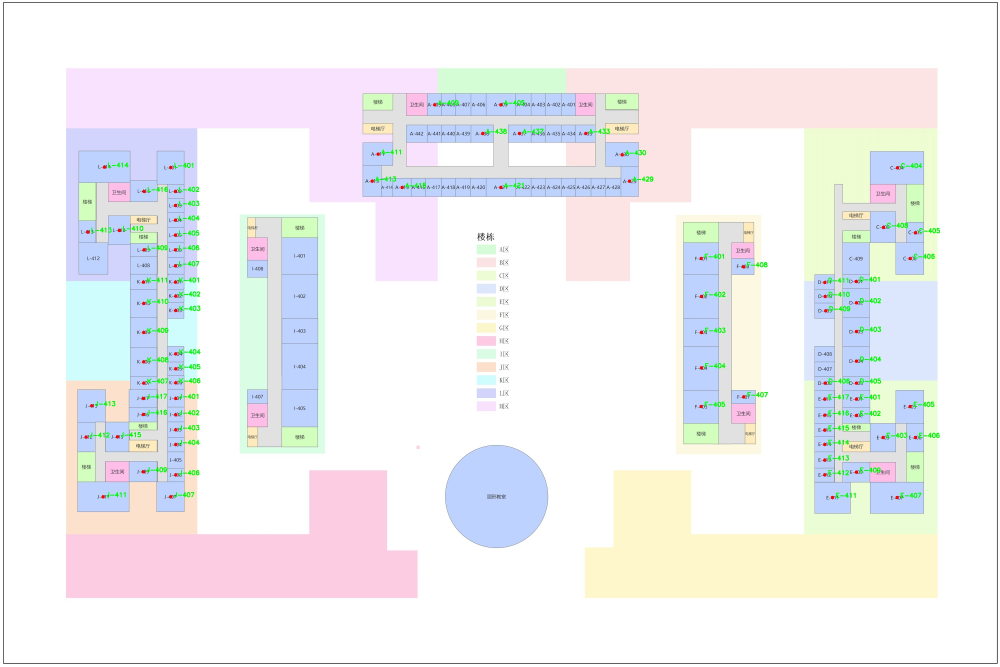
#> input picture src/detected_output.jpg, 3000 x 2000 px (shown at 1/3 size)
$ python -i room_label_detector.py   (imports and definitions only)
#> lines starting #> are read from the running program, lines starting #| are printed output that depends on the picture; after the words box and inside, x2 and y2 are one past the last pixel; in counts of white or black regions, pixels touching at a corner belong together
"""
房间编号识别器 - 从楼层图提取房间标签位置
使用 OCR 识别房间编号（如 L-101）并获取其中心坐标
"""

import cv2
import numpy as np
from PIL import Image
from typing import List, Dict, Tuple, Optional
import os


class RoomLabelDetector:
    """房间标签检测器 - 基于图像处理识别房间编号"""

    def __init__(self):
        self.debug = False

    def detect_labels_from_image(self, image_path: str, zone_prefix: str = None) -> List[Dict]:
        """
        从楼层图图片中检测房间标签位置

        Args:
            image_path: 楼层图图片路径
            zone_prefix: 区域前缀（如 "L"、"D"），用于过滤

        Returns:
            检测到的标签列表，每项包含：
            - text: 识别的文字（如 "L-101"）
            - center: 中心坐标 (x, y)
            - bbox: 边界框 (x, y, w, h)
            - confidence: 置信度
        """
#> called with image_path = 'detected_output.jpg'
        # 读取图片
        img = cv2.imread(image_path)
#> img is the input picture: shape (2000, 3000, 3); mean B, G, R 241.6, 240, 239.8
        if img is None:
            raise ValueError(f"无法读取图片: {image_path}")

        height, width = img.shape[:2]
#> height = 2000; width = 3000

        # 转换为灰度图
        gray = cv2.cvtColor(img, cv2.COLOR_BGR2GRAY)
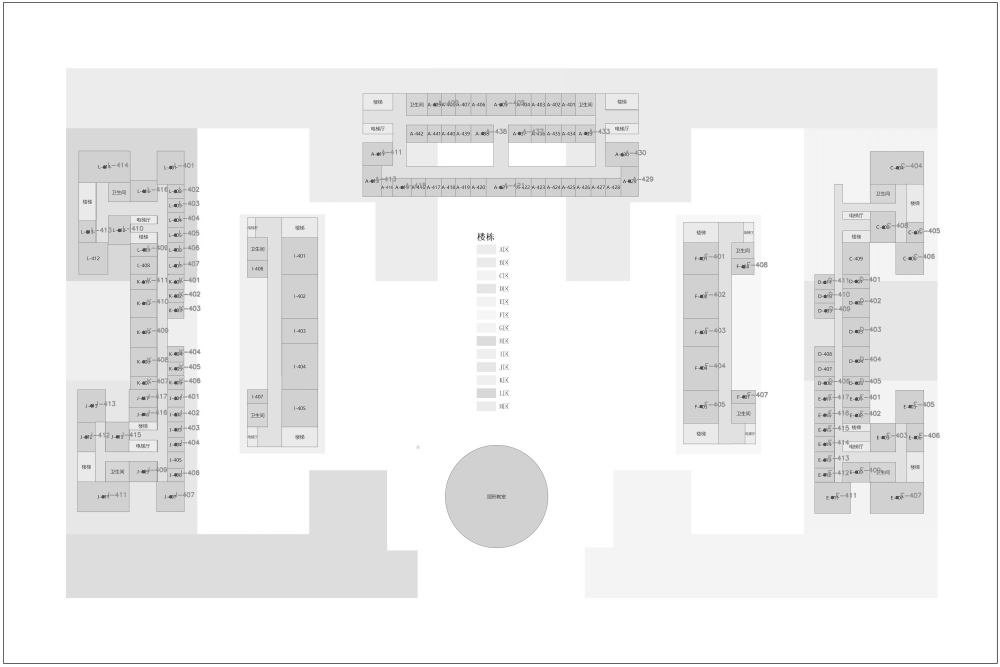
#> gray: shape (2000, 3000) (shown at 1/3 size); min 0, max 255, mean 240.1

        # 使用阈值处理提取文字区域
        # 房间编号通常是深色文字在浅色背景上
        _, binary = cv2.threshold(gray, 0, 255, cv2.THRESH_BINARY_INV + cv2.THRESH_OTSU)
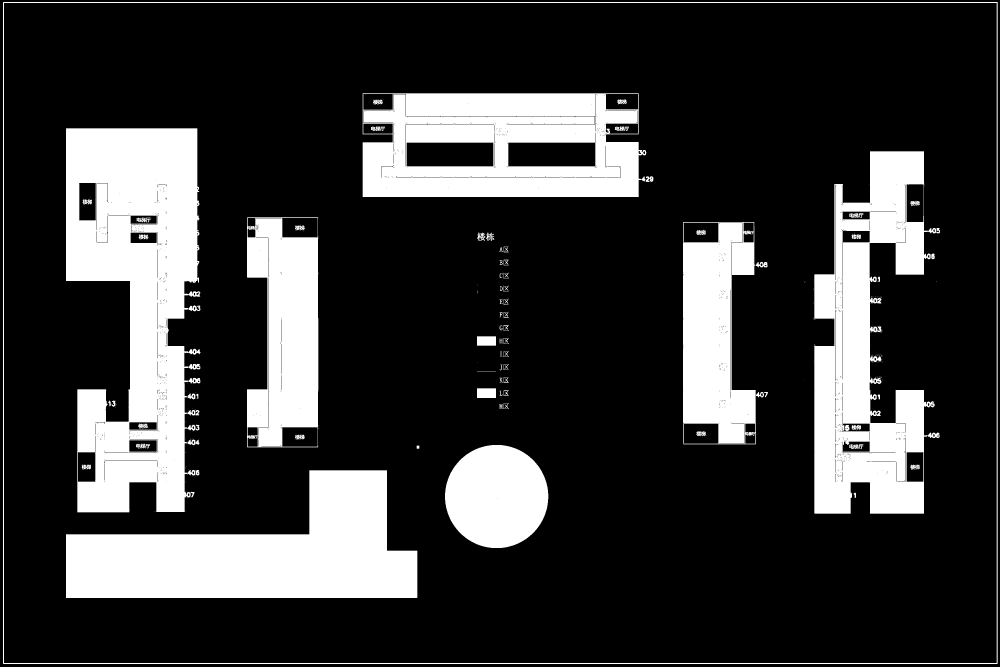
#> binary: shape (2000, 3000) (shown at 1/3 size); 21.9% white; 332 white regions (244 under 20 px), largest, box (x1, y1, x2, y2) and area: (198, 385, 602, 1537) 317306, (198, 1411, 1252, 1794) 241591, (2442, 454, 2820, 1541) 221537

        # 形态学操作，连接文字区域
        kernel = cv2.getStructuringElement(cv2.MORPH_RECT, (15, 5))
        dilated = cv2.dilate(binary, kernel, iterations=2)
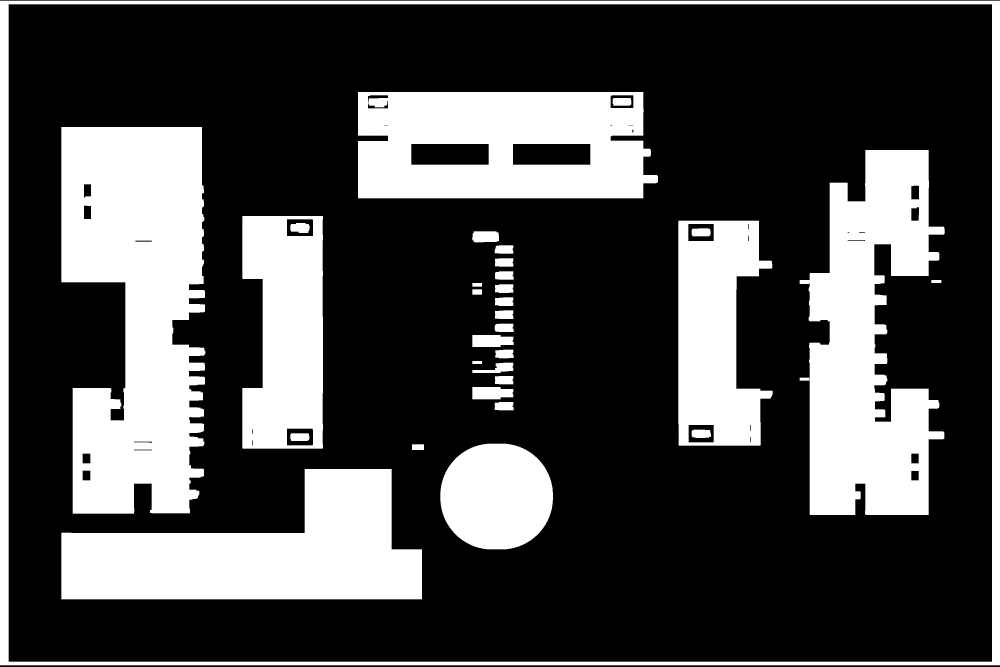
#> dilated: shape (2000, 3000) (shown at 1/3 size); 29.1% white; 33 white regions, largest, box (x1, y1, x2, y2) and area: (184, 381, 616, 1541) 388402, (2399, 450, 2834, 1545) 292465, (184, 1407, 1266, 1798) 261000

        # 查找轮廓
        contours, _ = cv2.findContours(dilated, cv2.RETR_EXTERNAL, cv2.CHAIN_APPROX_SIMPLE)
#> contours = [[[0, 2], [0, 1995], [2999, 1995], [2999, 2]]]

        detected_labels = []

        for contour in contours:
            # 获取边界框
            x, y, w, h = cv2.boundingRect(contour)

            # 过滤太小或太大的区域（房间编号的大小范围）
            if w < 20 or h < 10 or w > 200 or h > 100:
                continue

            # 计算中心点
            center_x = x + w // 2
            center_y = y + h // 2

            # 提取该区域进行 OCR
            roi = gray[y:y+h, x:x+w]

            # 使用简单的字符识别（基于轮廓分析）
            text = self._recognize_text_simple(roi, zone_prefix)

            if text:
                detected_labels.append({
                    "text": text,
                    "center": (center_x, center_y),
                    "bbox": (x, y, w, h),
                    "confidence": 0.8  # 简化版本使用固定置信度
                })
#> this loop made 1 pass
#> (contour, x, y, w, h) on pass 1: ([[0, 2], [0, 1995], [2999, 1995], [2999, 2]], 0, 2, 3000, 1994)
#> after the loop, detected_labels = []

        return detected_labels

    # [209 lines left out: functions _recognize_text_simple, detect_with_easyocr, _is_room_number, visualize_detection, export_to_json, calibrate_room_coordinates, not called in this run]


# [25 lines not run here, left out]

>>> result = RoomLabelDetector().detect_labels_from_image('detected_output.jpg')
#> result = []
